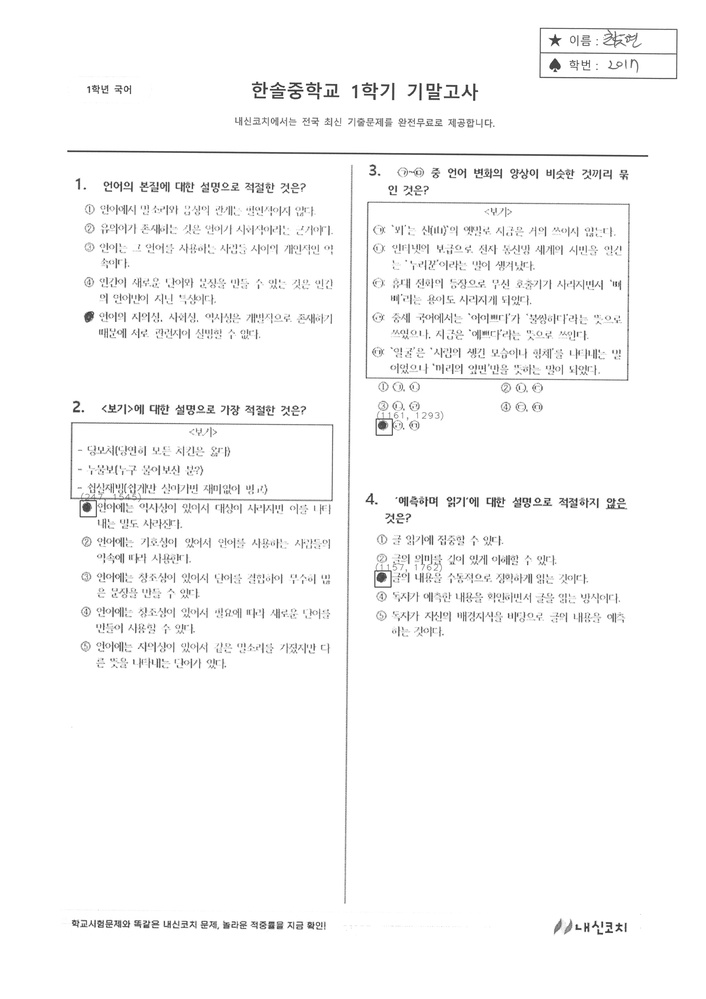
#> input picture Err/10.jpg, 706 x 999 px, shrunk from 2180 x 3084 before the run; the run also reads 1 picture not shown here
$ python Name.py
#> lines starting #> are read from the running program, lines starting #| are printed output that depends on the picture; after the words box and inside, x2 and y2 are one past the last pixel; in counts of white or black regions, pixels touching at a corner belong together
#> further down, scn is the input picture: shape (999, 706); min 30, max 255, mean 248.8
from google.cloud import vision
from google.oauth2 import service_account
import cv2
import numpy as np
import base64

# 구글 키 파일 경로 설정
credentials_path = 'inbound-bee-234915-0490831a85a5.json'

# 구글 서비스 계정 인증 설정
credentials = service_account.Credentials.from_service_account_file(credentials_path)
client = vision.ImageAnnotatorClient(credentials=credentials)


def get_id_name(scanned_png, templateMatching_png):

    ret, ss = cv2.threshold(scanned_png, 127, 255, cv2.THRESH_BINARY_INV)
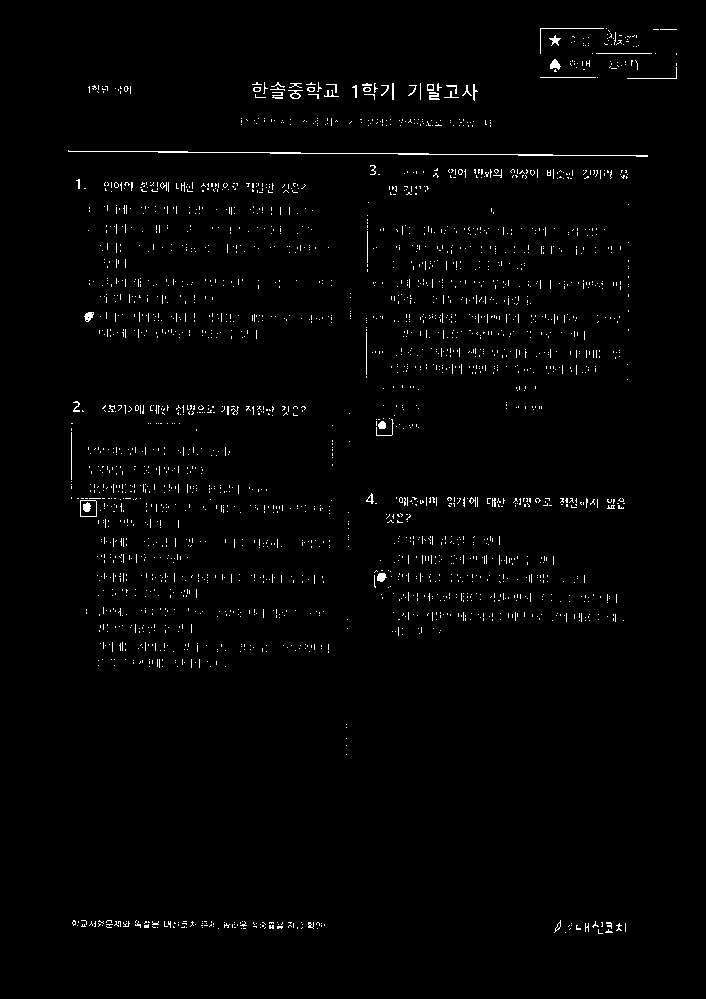
#> ss: shape (999, 706); 1.4% white in thin lines or dots, all inside (x1, y1, x2, y2) = (68, 28, 677, 934)
    ret, tt = cv2.threshold(templateMatching_png, 127, 255, cv2.THRESH_BINARY_INV)
    cv2.imshow("SS",ss)
    cv2.imshow("TT",tt)

    # templateMatching_png의 여러 위치 찾기
    # 템플릿 매칭을 수행합니다.
    result = cv2.matchTemplate(ss, tt, cv2.TM_CCOEFF_NORMED)
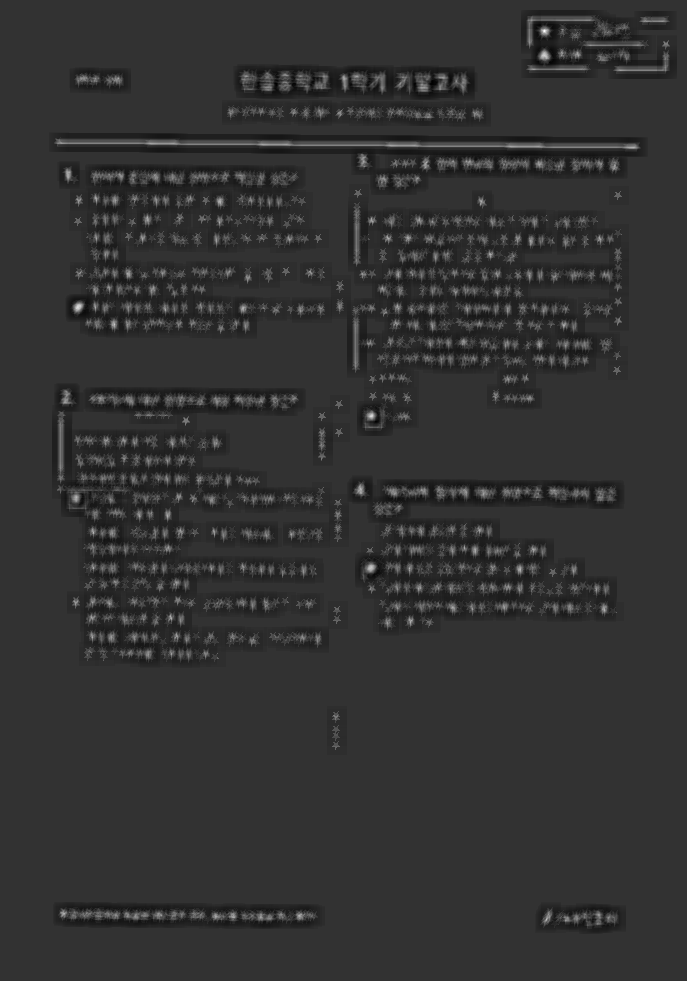
#> result: shape (981, 687) float32; min -0.18, max 0.719, mean -0.00113; drawn with min black and max white
    # 매칭 결과에서 임계값 이상인 위치 찾기.
    locations = np.where(result >= 0.65)
#> locations = ([30, 31], [544, 544])
    occurrences = []
    for loc in zip(*locations[::-1]):
        occurrences.append(loc)
#> this loop made 2 passes
#> loc on passes 1 to 2: (544, 30), (544, 31)
#> after the loop, occurrences = [(544, 30), (544, 31)]
    print(len(occurrences))
#| 2

    # [86 lines of commented-out code are left out]


templateMatching_png = './DataSet/nameTemplate/star.jpg'
img_array = np.fromfile(templateMatching_png, np.uint8)
templateMatching_png = cv2.imdecode(img_array,cv2.IMREAD_GRAYSCALE)


scn = "./Err/10.jpg"
img_array = np.fromfile(scn, np.uint8)
scn = cv2.imdecode(img_array,cv2.IMREAD_GRAYSCALE)

get_id_name(scn,templateMatching_png)
cv2.waitKey(0)
